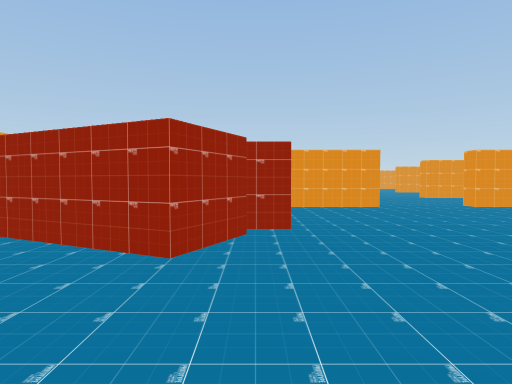
View 1 (above)

24 first-person views from a walk through a Unity game level. The camera is 1.4 m above the floor, tilts 2° down and sees 75° across. The floor is counted in squares, 2 m on a side. Each view is taken from the middle of a square. On the plan, view 1 faces up. The plan holds only what a view shows up to about 10 squares ahead; the rest is blank. The place goes on beyond the plan. The player is left out.

View 2
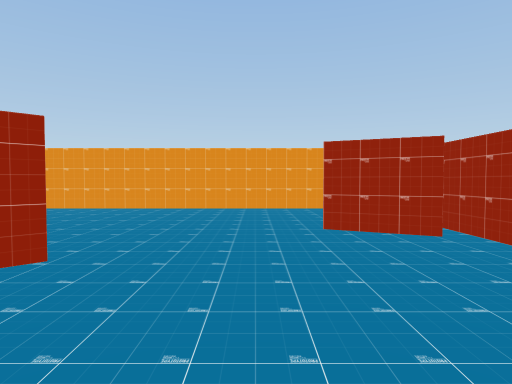

View 3
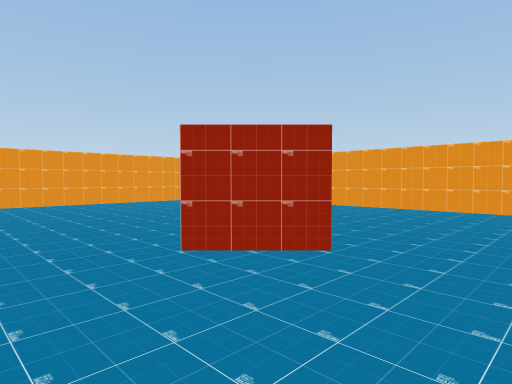

View 4
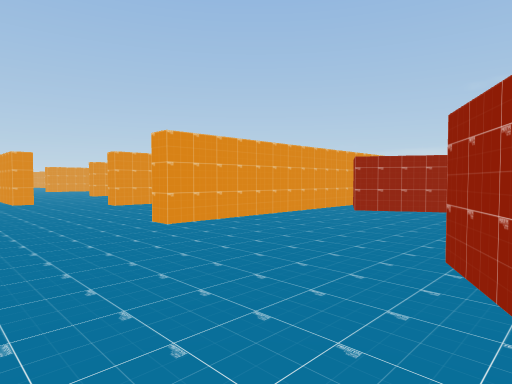

View 5
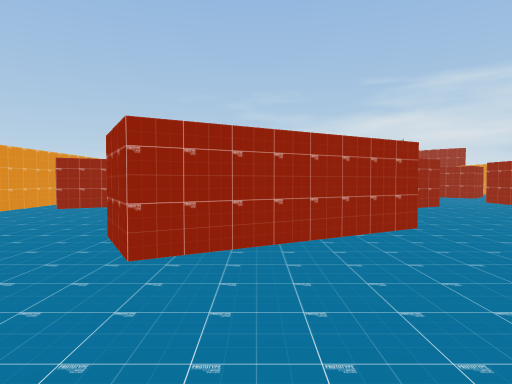

View 6
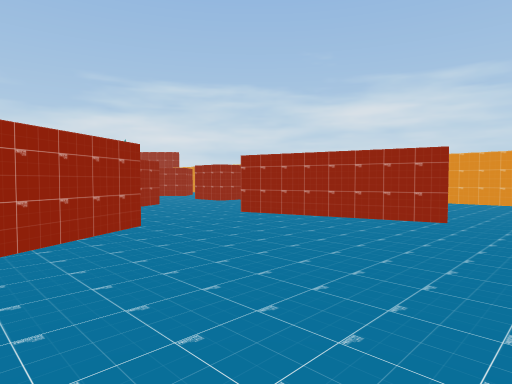

View 7
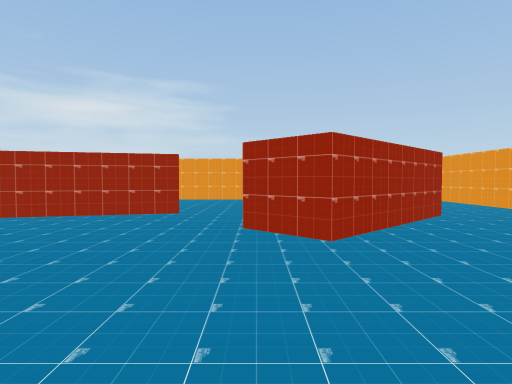

View 8
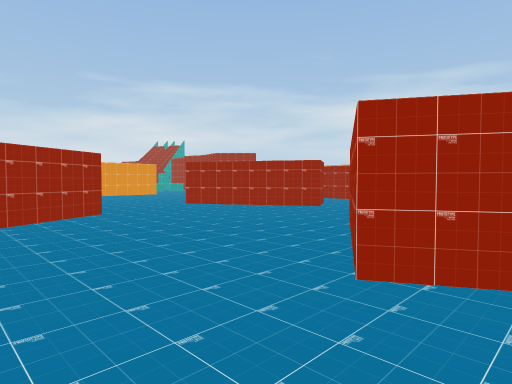

View 9
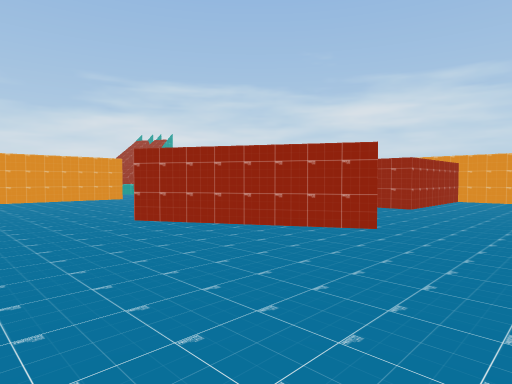

View 10
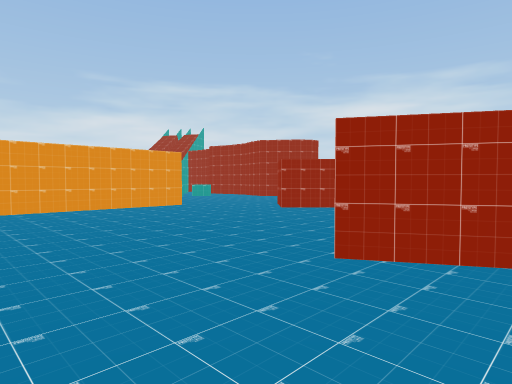

View 11
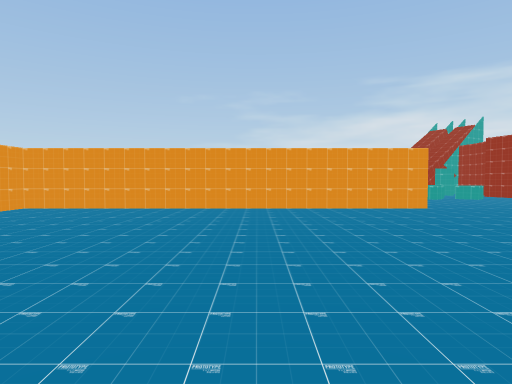

View 12
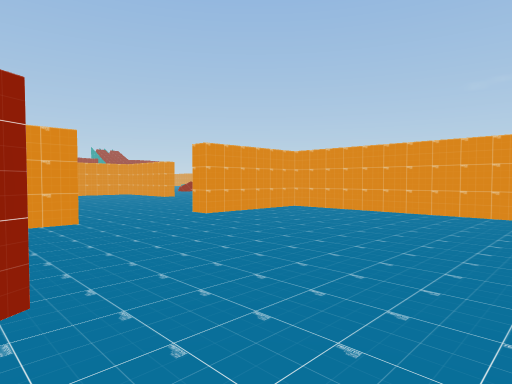

View 13
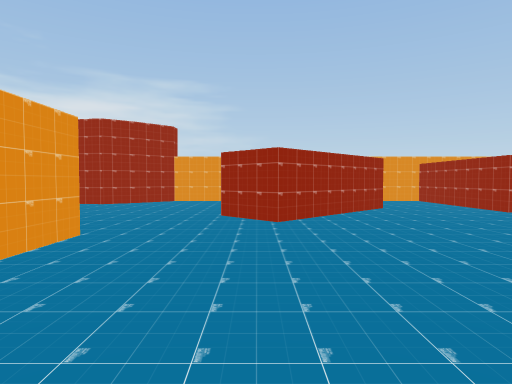

View 14
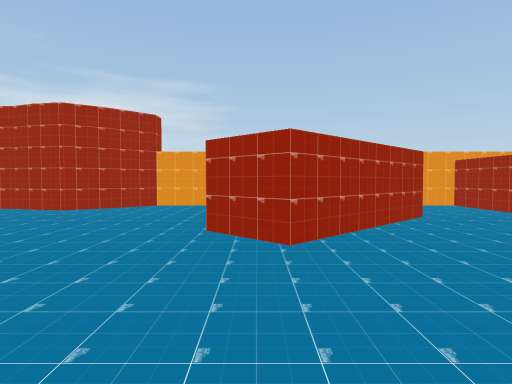

View 15
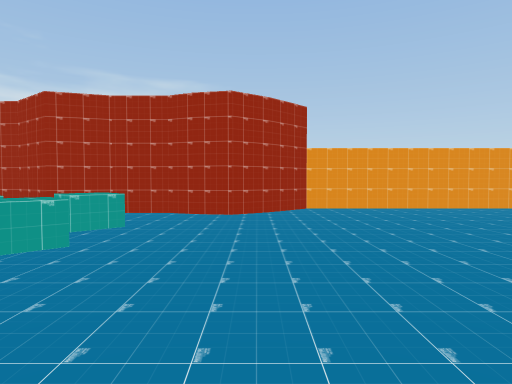

View 16
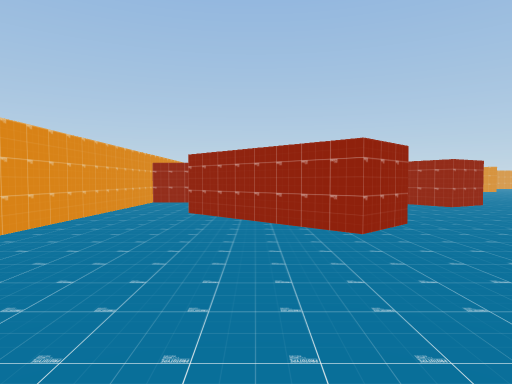

View 17
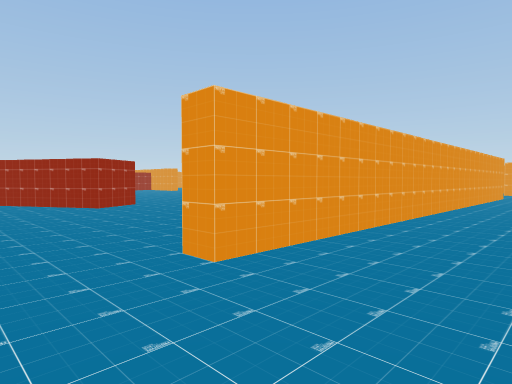

View 18
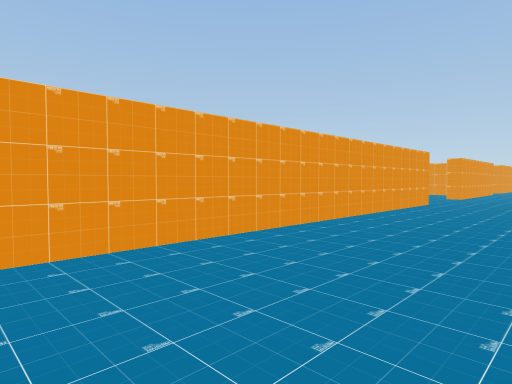

View 19
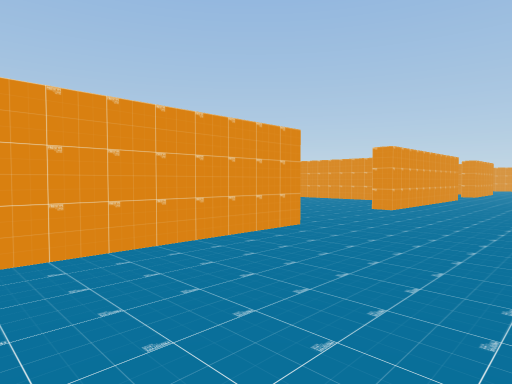

View 20
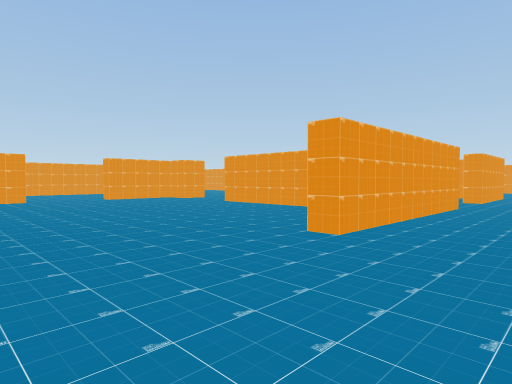

View 21
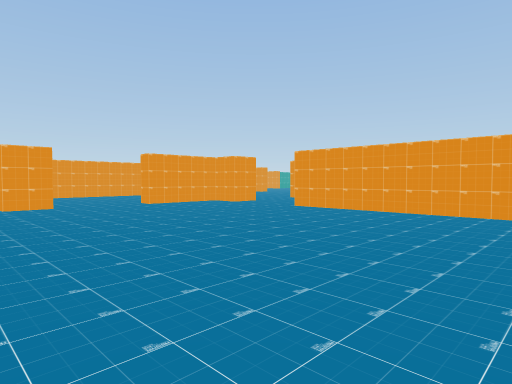

View 22
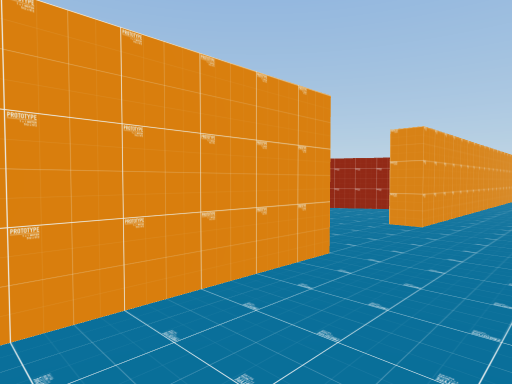

View 23
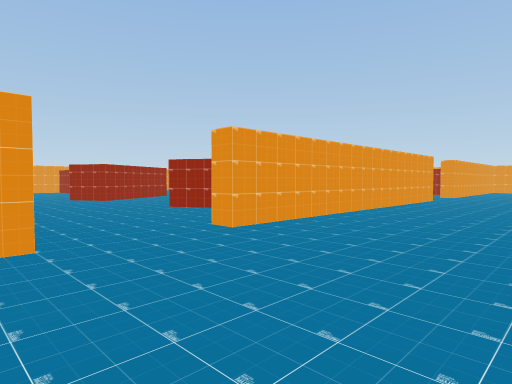

View 24
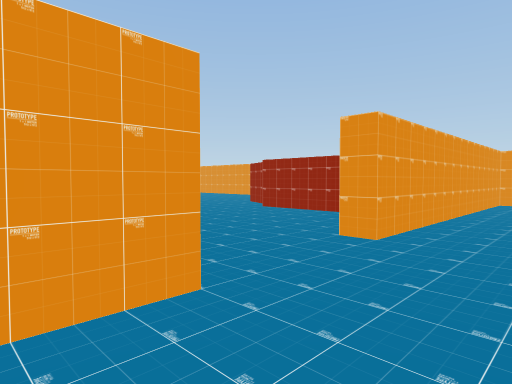

### Floor plan
Points are (right, up) in squares from view 1. A wall is a line through its corners. A room is listed if a view was taken in it or the views show most of it. See-through windows are left out.
Room 1 (view 1)
walls: (-1.7, -2.6) (1.1, 0.2); (-0.8, 3) (-3.2, 4.1); (-4.3, 3.8) (-4.3, -3.6)
ways out: opening at (-2.5, -4) to room 2; opening at (0, 1.7) to room 2
Room 2 (views 2, 3, 4, 5, 6, 7, 8, 9, 10, 11, 12, 13, 14, 15, 16, 17, 18, 19, 20, 21, 22, 23, 24)
walls: (12, 7.6) (13.4, 5.1); (11.8, 8.7) (5.8, 8.7) (5.8, 9.3) (14.7, 9.3) (14.7, 8.7) (14, 8.7); (12.1, 4.3) (10.1, 7.9); (10.8, 14.2) (10.8, 13.2); (7.9, 13.2) (6.8, 13.2) (6.8, 13.8); (6.9, 0.6) (4.8, 4.1) (6.1, 4.9) (7.9, 1.9); (20.8, 12.2) (20.8, -1.2) (20.2, -1.2) (20.2, 8.7) (17.3, 8.7) (17.3, 9.3) (19.9, 9.3); (10.9, -2) (10.1, -0.6) (13.6, 1.4) (14.4, 0.1) (11.5, -1.5); (4.8, 15.2) (4.8, 16.4); (0.5, 7.1) (0.5, 4.8) (-1, 4.8); (-0.1, 4.4) (-0.8, 3); (19.1, 19.3) (14.2, 19.3); (1.1, 0.2) (2.2, -0.9); (14.7, -5.5) (17.6, -2.6) (18.7, -3.6) (15.9, -6.4); (3.6, -3.1) (7.5, -2); (11, -7.2) (11, -4.3) (12.5, -4.3) (12.5, -8.2) (20.7, -8.2) (21.8, -7.2); (20.8, 21.4) (20.8, 15.8) (20.2, 15.8); (-4.2, 9.3) (3.2, 9.3) (3.2, 8.7) (0.9, 8.7); (9.5, -8.2) (10, -8.2); (21.7, -7.3) (22.5, -6.8) (23.3, -6.9) (23.9, -7.1) (24.5, -7.1); (-4.3, -3.6) (-4.3, -6); (0, -8.2) (5, -8.2)
low walls: (23.9, -3.5) (24.4, -3.1); (23.9, -5.1) (24.5, -4.5)
ways out: opening at (-2.5, -4) to room 1; opening at (0, 1.7) to room 1; opening at (5, 14.3); opening at (10, 15.5); opening at (21, 22.5)

Where each view was taken, in squares from view 1:
view 1: 0 up, 0 right, facing up
view 2: 2 up, 4 right, facing left
view 3: 2 up, 4 right, facing down-left
view 4: 4 up, 3 right, facing up-right
view 5: 3 up, 2 right, facing right
view 6: 3 up, 2 right, facing down-right
view 7: 4 up, 2 right, facing down
view 8: 7 up, 5 right, facing down-right
view 9: 4 up, 8 right, facing down-right
view 10: 4 up, 12 right, facing down-right
view 11: 3 up, 12 right, facing right
view 12: 3 up, 13 right, facing up-right
view 13: 3 up, 18 right, facing down
view 14: 1 up, 18 right, facing down
view 15: 0 up, 22 right, facing down
view 16: 5 down, 23 right, facing left
view 17: 3 down, 23 right, facing up-left
view 18: 2 up, 24 right, facing up-left
view 19: 8 up, 24 right, facing up-left
view 20: 12 up, 23 right, facing up-left
view 21: 12 up, 20 right, facing up-left
view 22: 11 up, 20 right, facing down-left
view 23: 13 up, 18 right, facing down-left
view 24: 11 up, 7 right, facing down-left
